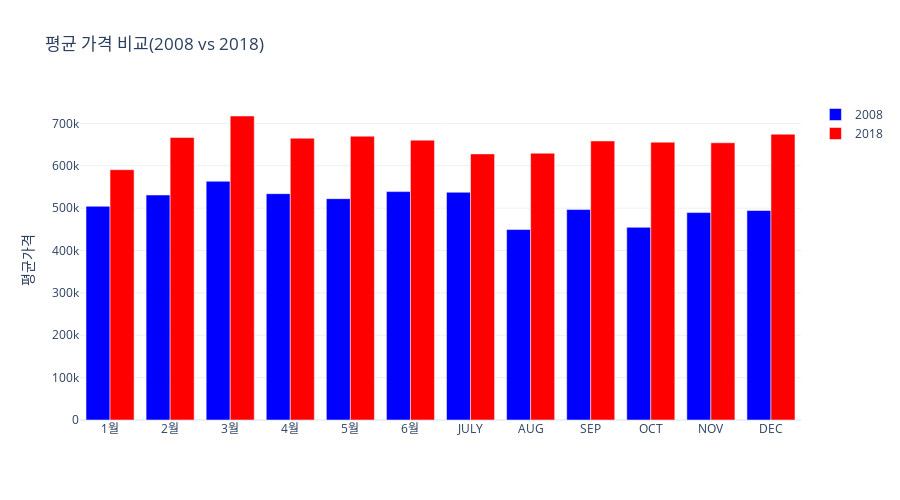

Write notebook code for a chart like this one.
### Code cell
import plotly.graph_objects as go 
import pandas as pd 

# map 
month_map = {1: "1월", 2:"2월", 3:"3월", 4:"4월", 5:"5월", 6:"6월",
             7: "JULY", 8:"AUG", 9:"SEP", 10:"OCT", 11:"NOV", 12:"DEC"}

# 매핑한 '월' 생성
result['month_map'] = result['month'].map(month_map)

result.head()

fig = go.Figure()

# 막대그래프 
for year in [2008,2018]: 
    yearly_data = result[result['year'] == year]
    fig.add_trace(go.Bar(
      x = yearly_data['month_map'], 
      y = yearly_data['price'], 
      name = str(year), 
      marker_color='blue' if year == 2008 else 'red'
    ))
    
# 업데이트 레이아웃 
fig.update_layout(
  barmode = 'group',
  title = "평균 가격 비교(2008 vs 2018)", 
  xaxis = dict(
    tickmode='array', 
    tickvals = list(month_map.values()), 
    ticktext = list(month_map.values()) 
  ), 
  yaxis_title = '평균가격', 
  height=500
)

fig.show()

### Figure 1 — Plotly figure (JSON) as saved in the notebook; plotly's stock layout.template omitted (floating-point values rounded to 4 significant figures)
{"data": [{"marker": {"color": "blue"}, "name": "2008", "type": "bar", "x": ["1월", "2월", "3월", "4월", "5월", "6월", "JULY", "AUG", "SEP", "OCT", "NOV", "DEC"], "y": [504400.0, 531080, 563500, 534200.0, 522400.0, 539100.0, 537500.0, 449500.0, 496800.0, 454822, 489500.0, 494400.0]}, {"marker": {"color": "red"}, "name": "2018", "type": "bar", "x": ["1월", "2월", "3월", "4월", "5월", "6월", "JULY", "AUG", "SEP", "OCT", "NOV", "DEC"], "y": [590800.0, 666700.0, 717500.0, 665000.0, 669800.0, 660500.0, 628074, 629700.0, 658600.0, 655700.0, 654300.0, 674600.0]}], "layout": {"barmode": "group", "height": 500, "title": {"text": "평균 가격 비교(2008 vs 2018)"}, "xaxis": {"tickmode": "array", "ticktext": ["1월", "2월", "3월", "4월", "5월", "6월", "JULY", "AUG", "SEP", "OCT", "NOV", "DEC"], "tickvals": ["1월", "2월", "3월", "4월", "5월", "6월", "JULY", "AUG", "SEP", "OCT", "NOV", "DEC"]}, "yaxis": {"title": {"text": "평균가격"}}}}
